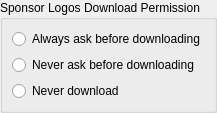
        <widget class="QGroupBox" name="sponsorLogosGroupBox" >
         <property name="sizePolicy" >
          <sizepolicy>
           <hsizetype>3</hsizetype>
           <vsizetype>3</vsizetype>
           <horstretch>0</horstretch>
           <verstretch>0</verstretch>
          </sizepolicy>
         </property>
         <property name="title" >
          <string>Sponsor Logos Download Permission</string>
         </property>
         <layout class="QGridLayout" >
          <property name="margin" >
           <number>9</number>
          </property>
          <property name="spacing" >
           <number>6</number>
          </property>
          <item row="2" column="0" >
           <widget class="QRadioButton" name="logoNeverDownLoadRadioBtn" >
            <property name="toolTip" >
             <string>Never download sponsor logos from the Nanorex server</string>
            </property>
            <property name="text" >
             <string>Never download</string>
            </property>
           </widget>
          </item>
          <item row="1" column="0" >
           <widget class="QRadioButton" name="logoNeverAskRadioBtn" >
            <property name="toolTip" >
             <string>Never ask permission before downloading sponsor logos from the Nanorex server</string>
            </property>
            <property name="text" >
             <string>Never ask before downloading</string>
            </property>
           </widget>
          </item>
          <item row="0" column="0" >
           <widget class="QRadioButton" name="logoAlwaysAskRadioBtn" >
            <property name="toolTip" >
             <string>Always ask permission to download sponsor logos from the Nanorex server</string>
            </property>
            <property name="text" >
             <string>Always ask before downloading</string>
            </property>
           </widget>
          </item>
         </layout>
        </widget>
